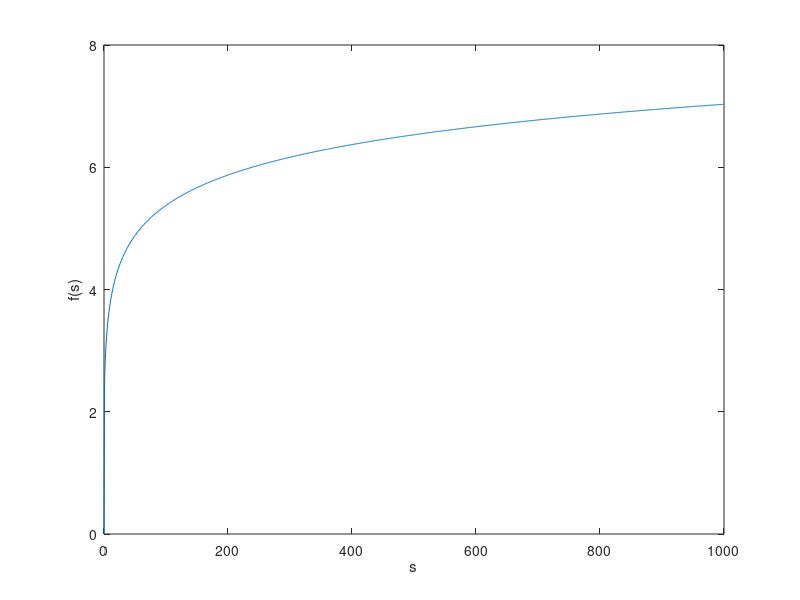
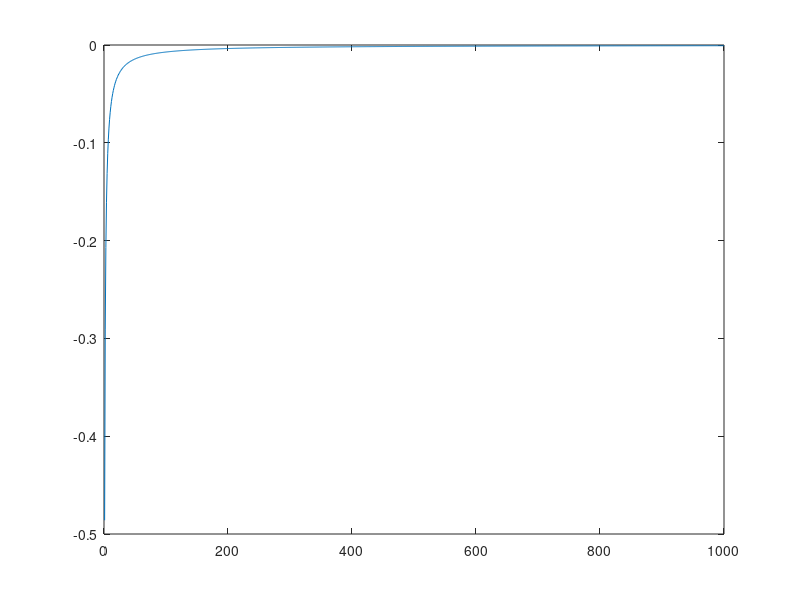

These charts were generated, in order, by the following MATLAB code:
% s = 0:1:3;
% q = zeros((size(s,2)),1);
clear all;
cnt = 1;
max_val = 1000;
for s=0:1:max_val
%     fun = @(y) -1/(2*sqrt(2*pi*s))*(exp(-(y-1).^2/(2*s))+exp(-(y+1).^2/(2*s))).*(1./(1+exp(2*y/s)).*log2(1./(1+exp(2*y/s)))+1./(1+exp(-2*y/s)).*log2(1./(1+exp(-2*y/s))));
    fun = @(y) -1/(2*sqrt(2*pi*s))*(exp(-(y-1).^2/(2*s))+exp(-(y+1).^2/(2*s))).*log2(1/(2*sqrt(2*pi*s))*(exp(-(y-1).^2/(2*s))+exp(-(y+1).^2/(2*s))));
    q(cnt) = integral(fun, -Inf, Inf);
    cnt = cnt + 1;
end

s = 0:1:max_val;
plot(s,q);
xlabel('s');
ylabel('f(s)');
figure;
plot(s, 1/2*log2(2*pi*exp(1)*s)-q);

% s = 190;
% fun = @(y)
% 1/(2*sqrt(2*pi*s))*(exp(-(y-1).^2/(2*s))+exp(-(y+1).^2/(2*s))); % sqrt
% (s) is super super important!!!!
% q = integral(fun, -Inf, Inf);